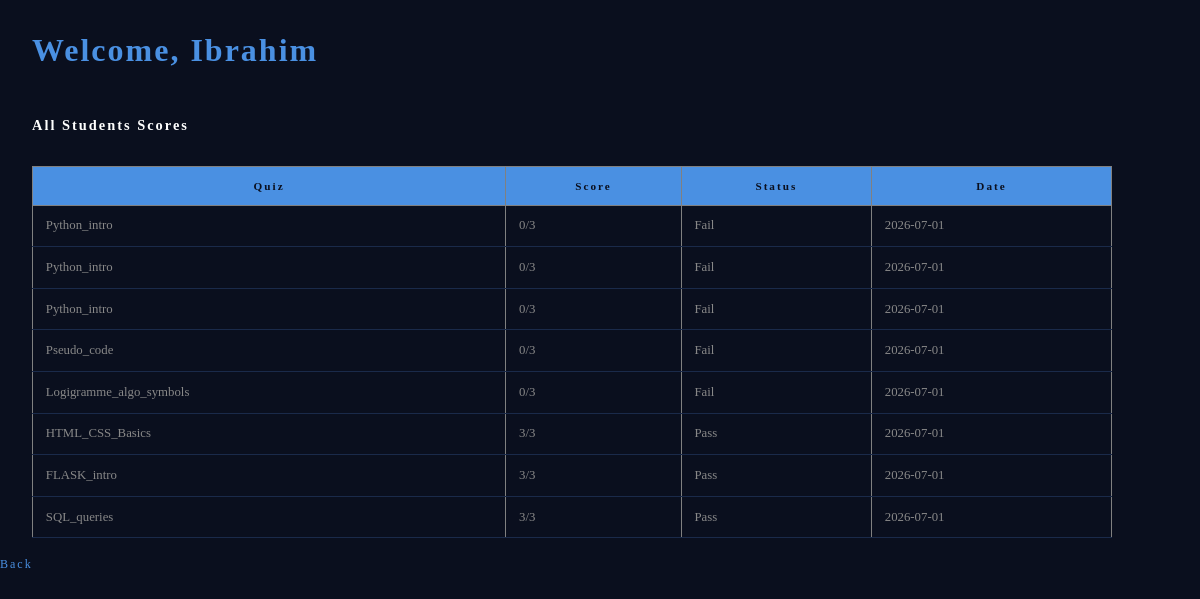
/admin/student/3 (signed in), run on the app's committed database.
### tables this page shows
CREATE TABLE scores (
       id INTEGER PRIMARY KEY,
       user_id INTEGER ,
       quiz_id INTEGER,
       score INTEGER,
       is_pass INTEGER,
       date TEXT,
       FOREIGN KEY (user_id) REFERENCES users(id),
       FOREIGN KEY (quiz_id) REFERENCES quiz(id));

CREATE TABLE quiz (
        id INTEGER PRIMARY KEY, 
        name VARCHAR);

### app.py (the view)
@app.route("/admin/student/<int:user_id>")
def student_detail(user_id):
  if "user_id" not in session:
    return redirect("/login")
  if session["role"] not in ["admin-mini", "admin-full"]:
    return redirect("/home")
  scores = db.get_student_scores(user_id)
  return render_template("student_detail_results.html", scores= scores, user_id=user_id, username=session["username"])

### db.py (called while the page is built)
def open():
    global conn, cursor
    conn = sqlite3.connect(db_name)
    cursor = conn.cursor()

def close():
    cursor.close()
    conn.close()

def get_student_scores(user_id):
    open()
    cursor.execute("""SELECT quiz.name, scores.score, scores.is_pass, scores. date
                   FROM scores, quiz
                   WHERE scores.quiz_id = quiz.id
                   AND scores.user_id = ?""", (user_id,))
    data = cursor.fetchall()
    close()
    return data

### Templates/student_detail_results.html (shortened to what this page needs)
<!DOCTYPE html>
<html>
  <head>
    <link rel="stylesheet" href="/static/style.css">
  </head>
  <body>
    <h1>Welcome, {{username}}</h1>
    <h2>All Students Scores</h2>
    <table border="1">
      <tr>
        <th>Quiz</th>
        <th>Score</th>
        <th>Status</th>
        <th>Date</th>
      </tr>
      {% for s in scores %}
      <tr>
        <td>{{s[0]}}</td>
        <td>{{s[1]}}/3</td>
        <td>{% if s[2] >= 1 %}Pass{% else %}Fail{% endif %}</td>
        <td>{{s[3]}}</td>
      </tr>
      {% endfor %}
    </table>
    <a href="/admin/mini">Back</a>
  </body>
</html>

### Static/style.css (style rules this page uses)
* { margin: 0; padding: 0; box-sizing: border-box; }
body { background-color: #0a0f1e; color: #ffffff; font: "Courier New", Courier, monospace; }
h1 { color: #4a90e2; letter-spacing: 2px; padding: 2rem; }
h2 { color: #ffffff; letter-spacing: 2px; padding: 1rem 2rem; font-size: 0.9rem; }
table { margin: 1rem 2rem; border-collapse: collapse; width: 90%; }
th { background-color: #4a90e2; color: #0a0f1e; padding: 0.8rem; font-size: 0.7rem; letter-spacing: 2px; }
td { padding: 0.8rem; border-bottom: 1px solid #1a2a4a; font-size: 0.8rem; color: #888; }
a { color: #4a90e2; text-decoration: none; letter-spacing: 2px; font-size: 0.75rem; }

### data on the page
scores: name "Python_intro", score "0", is_pass "Fail", date "2026-07-01"
scores: name "Python_intro", score "0", is_pass "Fail", date "2026-07-01"
scores: name "Python_intro", score "0", is_pass "Fail", date "2026-07-01"
scores: name "Pseudo_code", score "0", is_pass "Fail", date "2026-07-01"
scores: name "Logigramme_algo_symbols", score "0", is_pass "Fail", date "2026-07-01"
scores: name "HTML_CSS_Basics", score "3", is_pass "Pass", date "2026-07-01"
scores: name "FLASK_intro", score "3", is_pass "Pass", date "2026-07-01"
scores: name "SQL_queries", score "3", is_pass "Pass", date "2026-07-01"

### other printed values
{{ username }} "Ibrahim"
